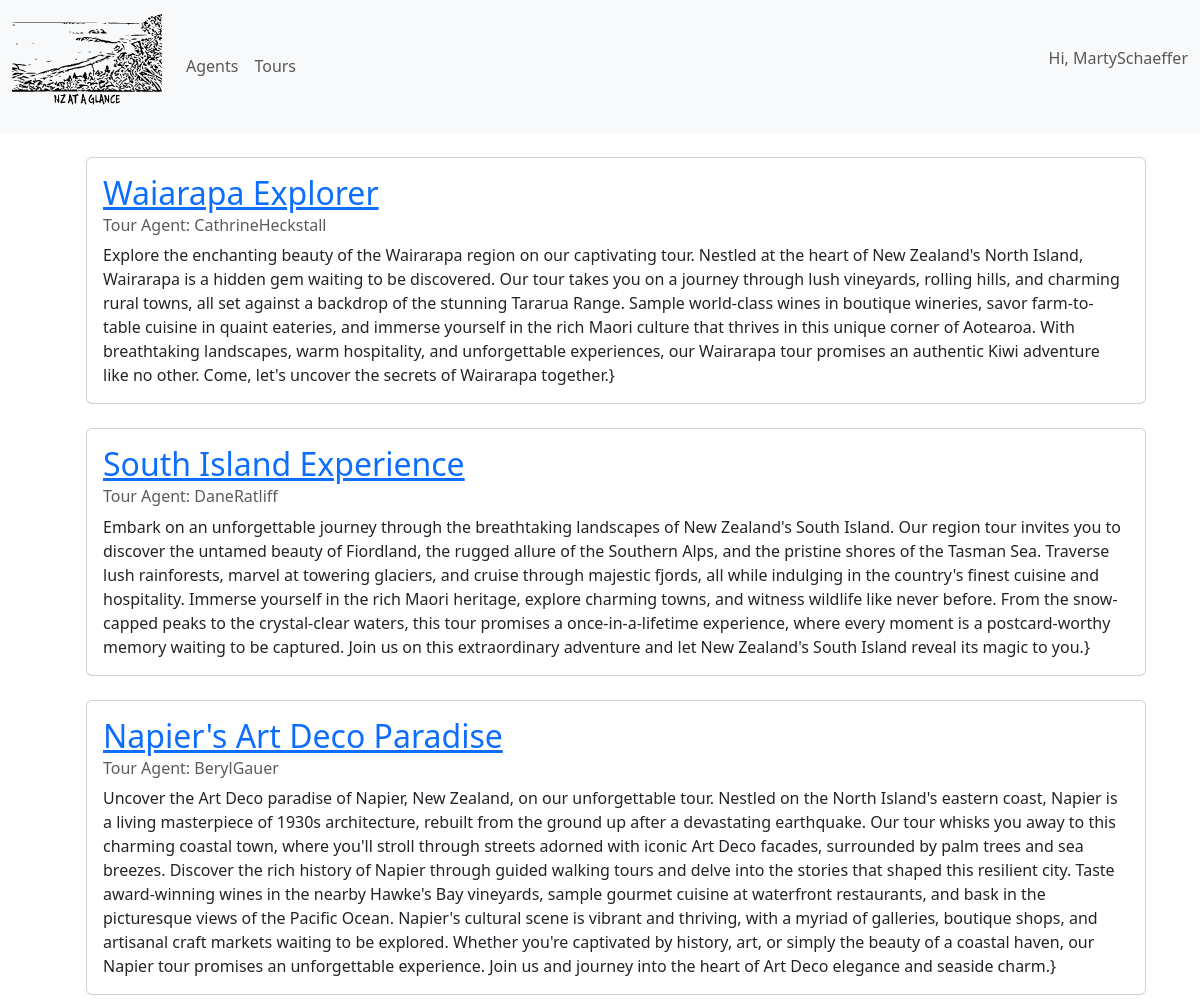
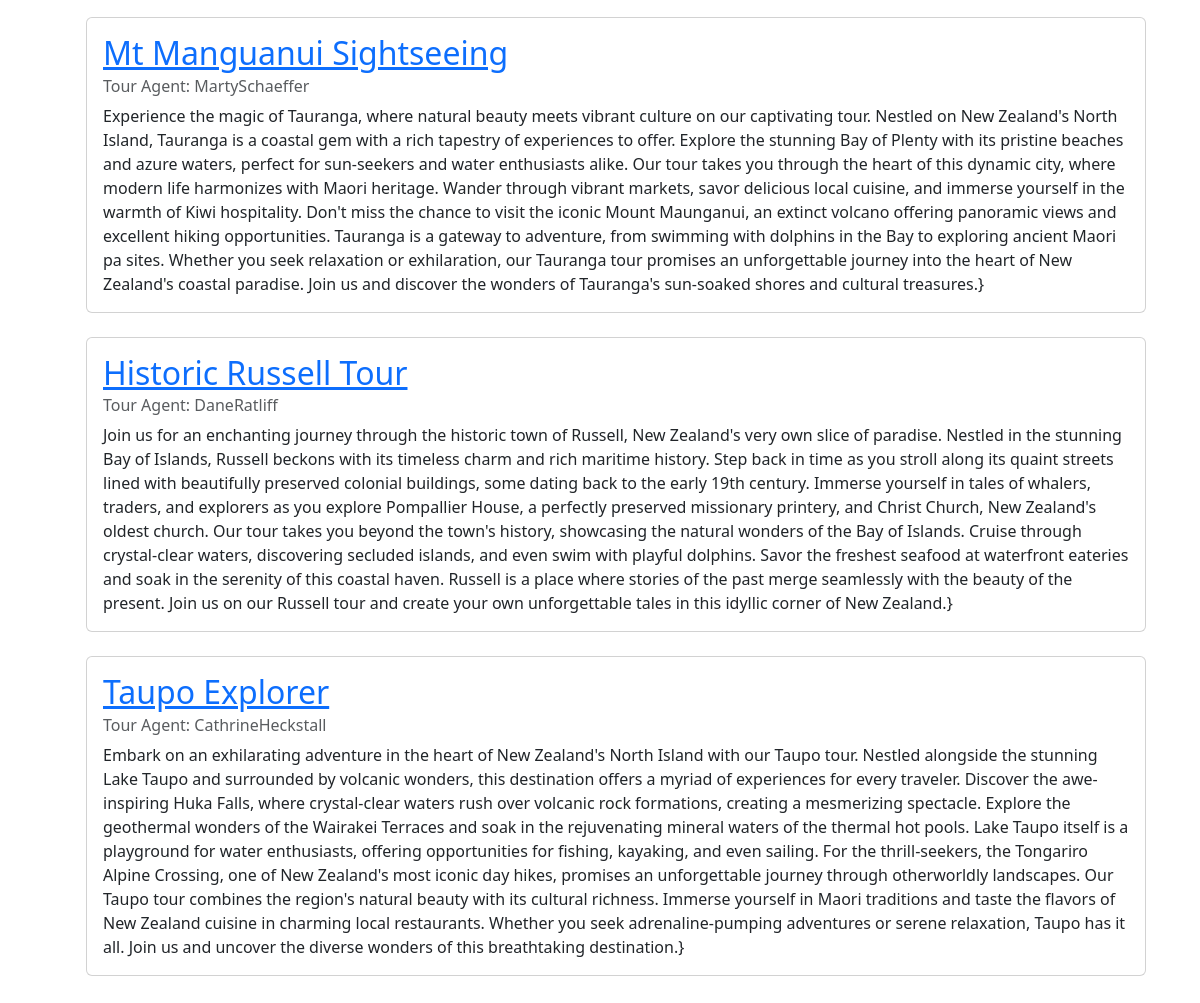
Screenshot of /tours (signed in) with the database file from the repository (2 pictures, top to bottom).
### users/models.py (models this page shows, shortened)
class CustomUser(AbstractUser):
    AGENT = 'AGENT'
    ADMINISTRATOR = 'ADMIN'
    MANAGMENT = 'MGMNT'
    DEPARTMENT_TYPE_CHOICES = [
    (AGENT, "Agent"),
    (ADMINISTRATOR, "Administrator"),
    (MANAGMENT, "Management"),
    ]
    first_name = models.CharField(max_length=100)
    last_name = models.CharField(max_length=100)
    position = models.CharField(max_length=100)
    department_type = models.CharField(max_length=14,
                                        choices=DEPARTMENT_TYPE_CHOICES,
                                        default=AGENT)

### tours/models.py (models this page shows, shortened)
class Tour(models.Model):
    name = models.CharField(max_length=50)
    description = models.TextField()
    author = models.ForeignKey(
      Agent,
      on_delete=models.PROTECT,
      related_name='author'
    )

class Agent(models.Model):
  agent = models.OneToOneField(settings.AUTH_USER_MODEL, on_delete=models.CASCADE, related_name='agent')
  def __str__(self):
      return self.agent.username

### tours/views.py (the view)
# urls.py: path("tours", TourListView.as_view(), name="tours"),
class TourListView(ListView):
    model = Tour
    template_name = "tours/tourlist.html"

### templates/tours/tourlist.html
{% extends "base.html" %}
{% block content %}
<body>
    {% if tour_list %}
    <div class="container px-4">
        <div class="row">
          <div class="col">
            <br>
            <ul>
                {% for tour in tour_list %}
                <div class="card">
                    <div class="card-body">
                        <a href="{% url 'tour_detail' tour.id %}"><h2 class="card-title">{{tour.name}}</h2></a>
                      <h6 class="card-subtitle mb-2 text-body-secondary">Tour Agent: {{tour.author}}</h6>
                      <p class="card-text">{{tour.description}}}</p>
                    </div>
                  </div>
                  <br>
                {% endfor %}
            </ul>
          </div>
        </div>
      </div>
    {% else %}
    <p> No tours available</p>
    {% endif %}
</body>
{% endblock content %}

### templates/base.html (shortened to what this page needs)
<!doctype html>
<html lang="en">
  <head>
    {% load static %}
    <link href="https://cdn.jsdelivr.net/npm/bootstrap@5.3.1/dist/css/bootstrap.min.css" rel="stylesheet">
  </head>
  <body>
    <nav class="navbar navbar-expand-lg bg-body-tertiary">
      <div class="container-fluid">
        <a class="navbar-brand" href="/">
          <img src="{% static 'images/logo.svg'%}" alt="Logo" width="150" height="100%" class="d-inline-block align-text-top">
        </a>
        <div class="collapse navbar-collapse" id="navbarNavAltMarkup">
          <div class="navbar-nav">
            <a class="nav-link" href="{% url 'agents' %}">Agents</a>
            <a class="nav-link" href="{% url 'tours' %}">Tours</a>
          </div>
          <div class="collapse navbar-collapse justify-content-end" id="navbarSupportedContent">
            <ul class="navbar-nav ">
            <li class="nav-item">
              {% if user.is_authenticated %}
              <p class="navbar-text ml-auto mr-1">
                Hi, {{ user.username }}
              </p>
              {% else %}
              <div class="text-end">
                <a href="{% url 'login' %}" class="btn btn-outline-primary me-2">Log In</a>
                <a href="{% url 'signup' %}" class="btn btn-primary">Sign Up</a>
              </div>
              {% endif %}
            </li>
            </ul>
          </div>
        </div>
      </div>
    </nav>
    <main>
      {% block content %}
      {% endblock content %}
    </main>
  </body>
</html>

### rows the page displays
CustomUser: username "MartySchaeffer"
Tour: name "Waiarapa Explorer", author "CathrineHeckstall", description "Explore the enchanting beauty of the Wairarapa region on our captivating tour. Nestled at the heart of New Zealand's North Island, Wairarapa is a hidden gem waiting to be discovered. Our tour takes you on a journey through lush vineyards, rolling hills, and charming rural towns, all set against a backdrop of the stunning Tararua Range. Sample world-class wines in boutique wineries, savor farm-to-table cuisine in quaint eateries, and immerse yourself in the rich Maori culture that thrives in this unique corner of Aotearoa. With breathtaking landscapes, warm hospitality, and unforgettable experiences, our Wairarapa tour promises an authentic Kiwi adventure like no other. Come, let's uncover…"
Tour: name "South Island Experience", author "DaneRatliff", description "Embark on an unforgettable journey through the breathtaking landscapes of New Zealand's South Island. Our region tour invites you to discover the untamed beauty of Fiordland, the rugged allure of the Southern Alps, and the pristine shores of the Tasman Sea. Traverse lush rainforests, marvel at towering glaciers, and cruise through majestic fjords, all while indulging in the country's finest cuisine and hospitality. Immerse yourself in the rich Maori heritage, explore charming towns, and witness wildlife like never before. From the snow-capped peaks to the crystal-clear waters, this tour promises a once-in-a-lifetime experience, where every moment is a postcard-worthy memory waiting to be…"
Tour: name "Napier's Art Deco Paradise", author "BerylGauer", description "Uncover the Art Deco paradise of Napier, New Zealand, on our unforgettable tour. Nestled on the North Island's eastern coast, Napier is a living masterpiece of 1930s architecture, rebuilt from the ground up after a devastating earthquake. Our tour whisks you away to this charming coastal town, where you'll stroll through streets adorned with iconic Art Deco facades, surrounded by palm trees and sea breezes. Discover the rich history of Napier through guided walking tours and delve into the stories that shaped this resilient city. Taste award-winning wines in the nearby Hawke's Bay vineyards, sample gourmet cuisine at waterfront restaurants, and bask in the picturesque views of the Pacific…"
Tour: name "Mt Manguanui Sightseeing", author "MartySchaeffer", description "Experience the magic of Tauranga, where natural beauty meets vibrant culture on our captivating tour. Nestled on New Zealand's North Island, Tauranga is a coastal gem with a rich tapestry of experiences to offer. Explore the stunning Bay of Plenty with its pristine beaches and azure waters, perfect for sun-seekers and water enthusiasts alike. Our tour takes you through the heart of this dynamic city, where modern life harmonizes with Maori heritage. Wander through vibrant markets, savor delicious local cuisine, and immerse yourself in the warmth of Kiwi hospitality. Don't miss the chance to visit the iconic Mount Maunganui, an extinct volcano offering panoramic views and excellent hiking…"
Tour: name "Historic Russell Tour", author "DaneRatliff", description "Join us for an enchanting journey through the historic town of Russell, New Zealand's very own slice of paradise. Nestled in the stunning Bay of Islands, Russell beckons with its timeless charm and rich maritime history. Step back in time as you stroll along its quaint streets lined with beautifully preserved colonial buildings, some dating back to the early 19th century. Immerse yourself in tales of whalers, traders, and explorers as you explore Pompallier House, a perfectly preserved missionary printery, and Christ Church, New Zealand's oldest church. Our tour takes you beyond the town's history, showcasing the natural wonders of the Bay of Islands. Cruise through crystal-clear waters,…"
Tour: name "Taupo Explorer", author "CathrineHeckstall", description "Embark on an exhilarating adventure in the heart of New Zealand's North Island with our Taupo tour. Nestled alongside the stunning Lake Taupo and surrounded by volcanic wonders, this destination offers a myriad of experiences for every traveler. Discover the awe-inspiring Huka Falls, where crystal-clear waters rush over volcanic rock formations, creating a mesmerizing spectacle. Explore the geothermal wonders of the Wairakei Terraces and soak in the rejuvenating mineral waters of the thermal hot pools. Lake Taupo itself is a playground for water enthusiasts, offering opportunities for fishing, kayaking, and even sailing. For the thrill-seekers, the Tongariro Alpine Crossing, one of New…"
